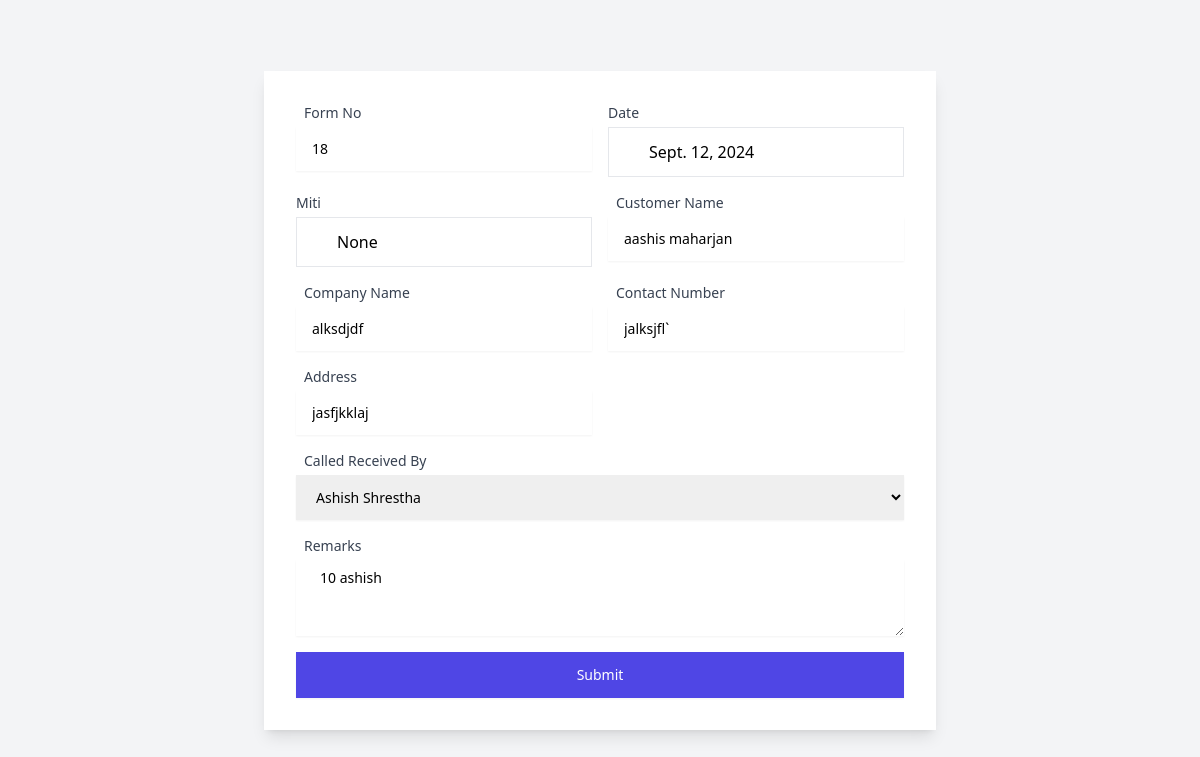
Page /update_inquiry/18/ (signed in) on the earlier database version.
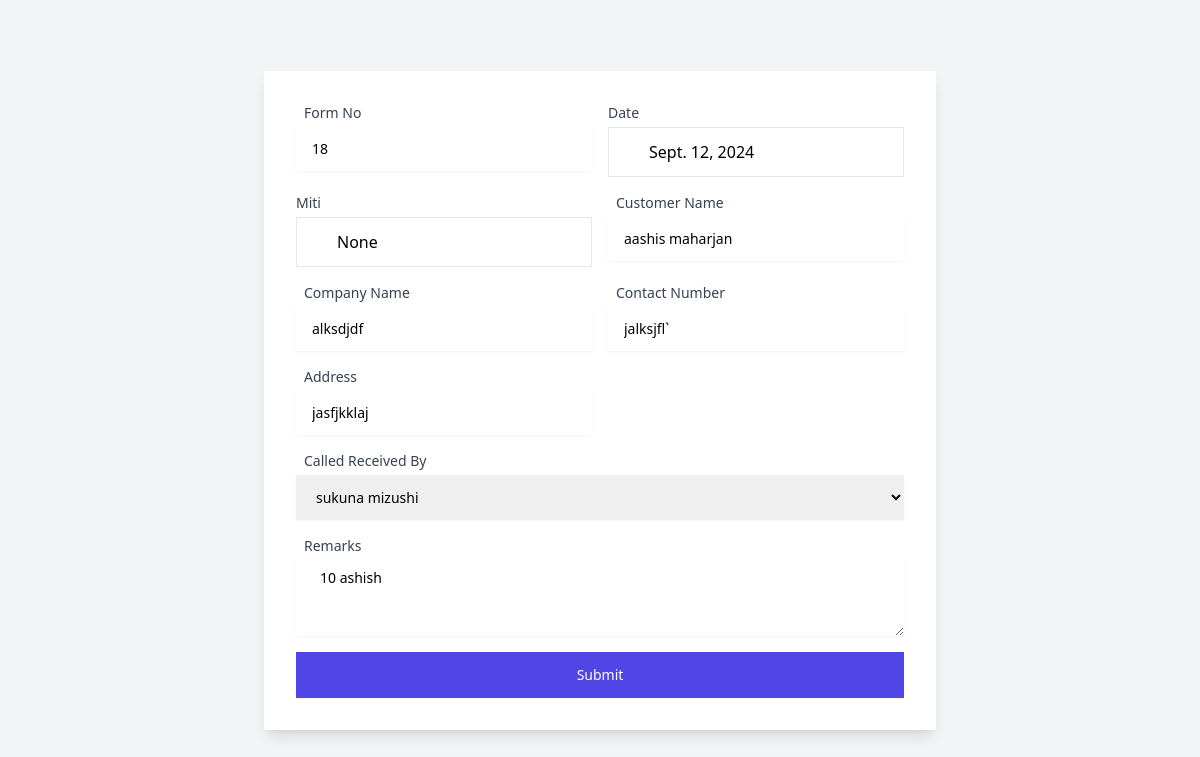
Same page on the later database version.
### userauths/models.py (models this page shows)
class Inquiry(models.Model):
    date = models.DateField()
    miti = models.CharField(blank=True, null=True, max_length=255)
    customer_name = models.CharField(max_length=255)
    company_name = models.CharField(max_length=255, blank=True, null=True)
    contact_number = models.CharField(max_length=20)
    address = models.CharField(max_length=255)
    called_received_by = models.CharField(max_length=255, default="None")
    remarks = models.TextField(blank=True, null=True)
    STATUS_CHOICES = [
        ('new', 'New'),
        ('on_progress', 'On Progress'),
        ('reverted', 'Reverted'),
        ('confirmed', 'Confirmed'),
        ('sold', 'Sold'),
        ('not_fixed', 'Not Fixed'),
        ('declined', 'Declined'),
        ('mood_changed', 'Mood Changed'),
        ('others', 'Others'),
    ]
    status = models.CharField(max_length=20, choices=STATUS_CHOICES, default='new')  # Changed field

class Employee(models.Model):
    user = models.OneToOneField(User, on_delete=models.CASCADE)
    first_name = models.CharField(max_length=100)
    last_name = models.CharField(max_length=100)
    email = models.EmailField()
    address = models.TextField()
    contact = models.CharField(max_length=15)
    age = models.PositiveIntegerField()
    profile_image = models.ImageField(upload_to='profile_images/', blank=True, null=True)

### userauths/views.py (the view, shortened to what this page needs)
# urls.py: path('update_inquiry/<int:inquiry_id>/', views.update_inquiry, name='update_inquiry'),
@login_required
def update_inquiry(request,inquiry_id):
    inquiry = get_object_or_404(Inquiry, id=inquiry_id)
    all_employees = Employee.objects.all()
    context = {
        'inquiry': inquiry,
        'all_employees': all_employees,
        'is_superuser': request.user.is_superuser,  # Add this line
    }
    return render(request, 'inquiry/update_inquiry.html',context)

### Templates/inquiry/update_inquiry.html (shortened to what the changed rows need)
<!DOCTYPE html>
<html lang="en">
  <head>
    <script src="https://cdn.tailwindcss.com"></script>
    <link
      href="https://cdn.jsdelivr.net/npm/remixicon@3.5.0/fonts/remixicon.css"
      rel="stylesheet"
    />
    <link
    href="https://nepalidatepicker.sajanmaharjan.com.np/nepali.datepicker/css/nepali.datepicker.v4.0.4.min.css"
    rel="stylesheet"
    type="text/css"
  />
  <link
    rel="stylesheet"
    href="https://cdn.jsdelivr.net/npm/flatpickr/dist/flatpickr.min.css"
  />
  </head>
  <body class="bg-gray-100 min-h-screen flex items-center justify-center">
    <div class="bg-white p-8 shadow-lg w-full max-w-2xl">
      <form class="grid grid-cols-2 gap-4" method="POST">
        <div class="col-span-1">
          <label
            class="block text-sm font-medium text-gray-700 flex items-center"
          >
            Form No
          </label>
          <input
            type="text"
            name="form_no"
            value="{{ inquiry.id }}"
            value="1"
            readonly
            class="mt-1 block w-full border-gray-300 shadow-sm focus:border-indigo-500 sm:text-sm py-3 px-4"
          />
        </div>
        <div class="col-span-1 relative">
          <label for="inquiry_date" class="block text-sm font-medium text-gray-700 mb-1"> Date</label>
          <input type="text" id="in_date_eng" name="date"
          value="{{ inquiry.date }}"
              class="pl-10 pr-3 py-3 w-full border border-gray-200 focus:outline-none focus:border-gray-200"
              required />
      </div>
      <div class="col-span-1 relative">
          <label for="inquiry_miti" class="block text-sm font-medium text-gray-700 mb-1"> Miti</label>
          <input type="text" name="miti" id="in_date_nep"
          value="{{ inquiry.miti }}"
              class="pl-10 pr-3 py-3 w-full border border-gray-200 focus:outline-none focus:border-gray-200"
              required />
      </div>
        <div class="col-span-1">
          <label
            class="block text-sm font-medium text-gray-700 flex items-center"
          >
            Customer Name
          </label>
          <input
            type="text"
            name="customer_name"
            value="{{ inquiry.customer_name }}"
            required
            class="mt-1 block w-full border-gray-300 shadow-sm focus:border-indigo-500 sm:text-sm py-3 px-4"
            placeholder="Enter Customer Name"
          />
        </div>
        <div class="col-span-1">
          <label
            class="block text-sm font-medium text-gray-700 flex items-center"
          >
            Company Name
          </label>
          <input
            type="text"
            name="company_name"
            value="{{ inquiry.company_name }}"
            required
            class="mt-1 block w-full border-gray-300 shadow-sm focus:border-indigo-500 sm:text-sm py-3 px-4"
            placeholder="Enter Company Name"
          />
        </div>
        <div class="col-span-1">
          <label
            class="block text-sm font-medium text-gray-700 flex items-center"
          >
            Contact Number
          </label>
          <input
            type="tel"
            name="contact_number"
            value="{{ inquiry.contact_number }}"
            required
            class="mt-1 block w-full border-gray-300 shadow-sm focus:border-indigo-500 sm:text-sm py-3 px-4"
            placeholder="Enter Contact Number"
          />
        </div>
        <div class="col-span-1">
          <label
            class="block text-sm font-medium text-gray-700 flex items-center"
          >
            Address
          </label>
          <input
            type="text"
            name="address"
            required
            value="{{ inquiry.address }}"
            class="mt-1 block w-full border-gray-300 shadow-sm focus:border-indigo-500 sm:text-sm py-3 px-4"
            placeholder="Enter Address"
          />
        </div>
        <div class="col-span-2">
          <label
            class="block text-sm font-medium text-gray-700 flex items-center"
          >
            Called
            Received By
          </label>
          <select
          name="called_received_by"
          id="employee"
          class="mt-1 block w-full border-gray-300 shadow-sm focus:border-indigo-500 sm:text-sm py-3 px-4"
      >
          {% for employee in all_employees %}
          <option value="{{ employee.first_name }} {{ employee.last_name }}"
              {% if employee.first_name|add:' '|add:employee.last_name == inquiry.called_received_by %} selected {% endif %}>
              {{ employee.first_name }} {{ employee.last_name }}
          </option>
          {% endfor %}
      </select>
        </div>
        <div class="col-span-2">
          <label
            class="block text-sm font-medium text-gray-700 flex items-center"
          >
            Remarks
          </label>
          <textarea
            name="remarks"
            rows="3"
            required
            class="mt-1 px-6 py-2 block w-full border-gray-300 shadow-sm focus:border-indigo-500 sm:text-sm"
            placeholder="Write Something About Inquiry"
          >
{{ inquiry.remarks }}</textarea
          >
        </div>
      </form>
    </div>
  </body>
</html>

Differences in the rows shown:
changed through a linked row, Inquiry "None": called_received_by "Ashish Shrestha" → (not shown)
Other differences:
form field called_received_by: (not shown) → "sukuna mizushi"
